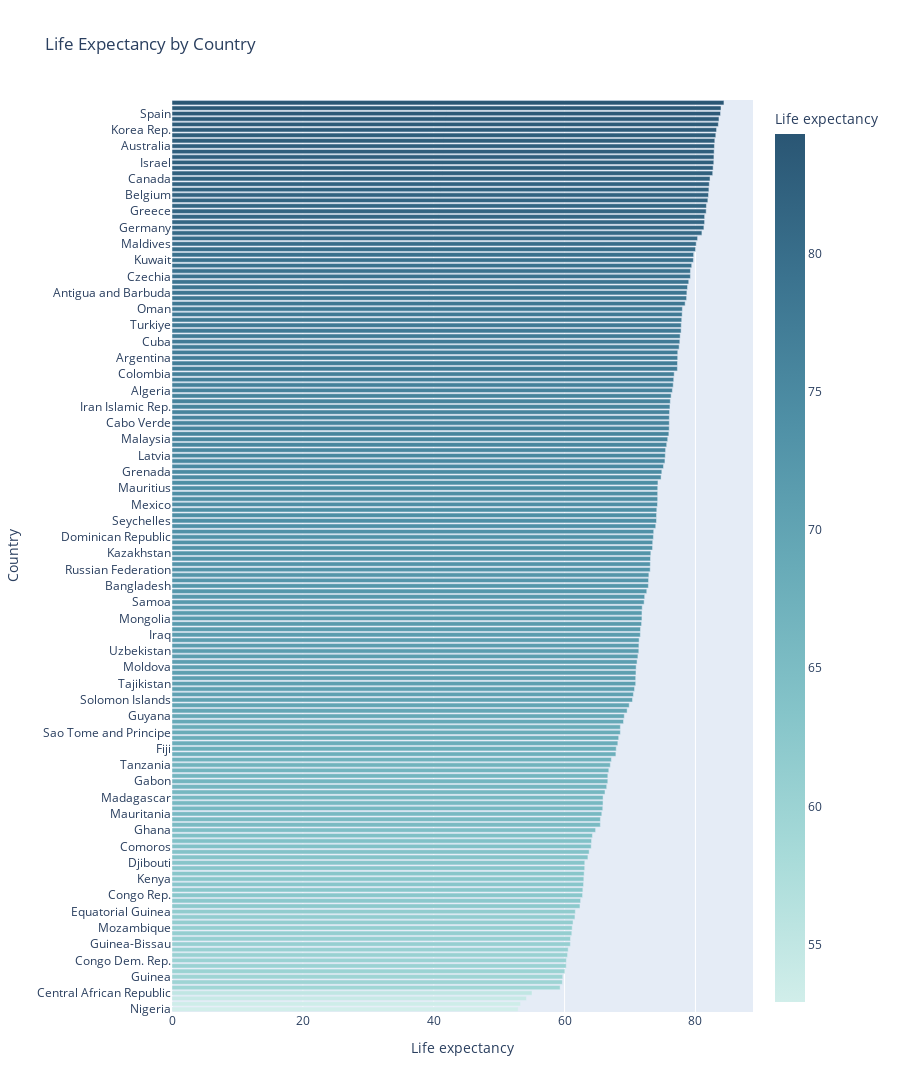

The notebook cell this image was saved under:
### Code cell
import plotly.express as px

# Urutkan DataFrame berdasarkan 'Life expectancy'
data_sorted = data.sort_values('Life expectancy')

# Buat plot dengan ukuran yang disesuaikan dan warna biru
fig = px.bar(data_sorted, x='Life expectancy', y='Country', title='Life Expectancy by Country', height=3500, color='Life expectancy', color_continuous_scale=px.colors.sequential.Teal)
fig.show()

### Figure 1 — Plotly figure (JSON) as saved in the notebook; plotly's stock layout.template omitted (floating-point values rounded to 4 significant figures; data arrays with more than 128 entries replaced by an {"elided": "..."} marker saying what was removed)
{"data": [{"alignmentgroup": "True", "hovertemplate": "Life expectancy=%{marker.color}<br>Country=%{y}<extra></extra>", "legendgroup": "", "marker": {"color": {"elided": "168 float values"}, "coloraxis": "coloraxis", "pattern": {"shape": ""}}, "name": "", "offsetgroup": "", "orientation": "h", "showlegend": false, "textposition": "auto", "type": "bar", "x": {"elided": "168 float values"}, "xaxis": "x", "y": {"elided": "168 str values"}, "yaxis": "y"}], "layout": {"barmode": "relative", "coloraxis": {"colorbar": {"title": {"text": "Life expectancy"}}, "colorscale": [[0, "rgb(209, 238, 234)"], [0.1667, "rgb(168, 219, 217)"], [0.3333, "rgb(133, 196, 201)"], [0.5, "rgb(104, 171, 184)"], [0.6667, "rgb(79, 144, 166)"], [0.8333, "rgb(59, 115, 143)"], [1, "rgb(42, 86, 116)"]]}, "height": 3500, "legend": {"tracegroupgap": 0}, "title": {"text": "Life Expectancy by Country"}, "xaxis": {"anchor": "y", "domain": [0, 1], "title": {"text": "Life expectancy"}}, "yaxis": {"anchor": "x", "domain": [0, 1], "title": {"text": "Country"}}}}
